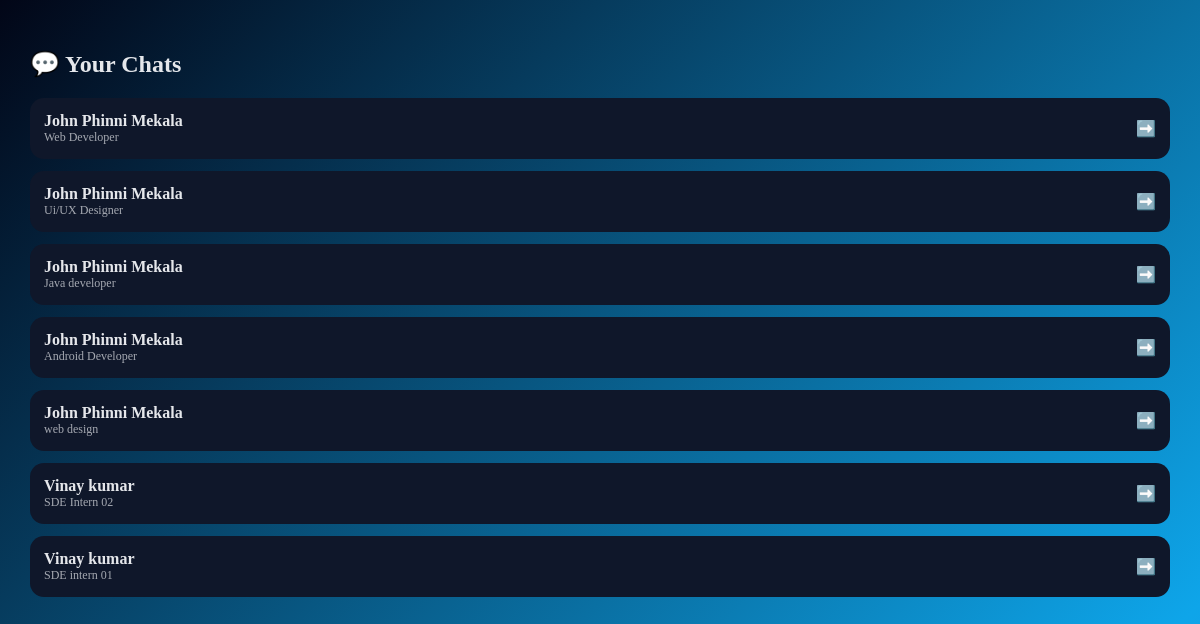
Screenshot of /chats/ (signed in) with the database file from the repository.
### marketplace/models.py (models this page shows, shortened)
class Conversation(models.Model):
    recruiter = models.ForeignKey(
        User, on_delete=models.CASCADE, related_name="recruiter_conversations"
    )
    freelancer = models.ForeignKey(
        User, on_delete=models.CASCADE, related_name="freelancer_conversations"
    )
    job = models.ForeignKey(Job, on_delete=models.CASCADE)
    created_at = models.DateTimeField(auto_now_add=True)

class User(AbstractUser):
    ROLE_CHOICES = (
        ('client', 'client'),
        ('freelancer', 'Freelancer'),
    )
    role = models.CharField(max_length=20, choices=ROLE_CHOICES)

class Job(models.Model):
    STATUS_CHOICES = (
        ('open', 'Open'),
        ('in_progress', 'In Progress'),
        ('completed', 'Completed'),
        ('cancelled', 'Cancelled'),
    )
    client = models.ForeignKey(User, on_delete=models.CASCADE, related_name='jobs')
    title = models.CharField(max_length=200)
    description = models.TextField()
    budget_min = models.DecimalField(max_digits=10, decimal_places=2)
    budget_max = models.DecimalField(max_digits=10, decimal_places=2)
    created_at = models.DateTimeField(auto_now_add=True)
    status = models.CharField(max_length=20, choices=STATUS_CHOICES, default='open')

### marketplace/views.py (the view)
# urls.py: path("chats/", views.chat_list, name="chat_list"),
@login_required
def chat_list(request):
    user = request.user
    if user.role == "client":  # recruiter
        conversations = Conversation.objects.filter(
            recruiter=user
        ).select_related("freelancer", "job")
    else:  # freelancer
        conversations = Conversation.objects.filter(
            freelancer=user
        ).select_related("recruiter", "job")
    return render(request, "marketplace/chat_list.html", {
        "conversations": conversations
    })

### marketplace/templates/marketplace/chat_list.html (shortened to what this page needs)
<!DOCTYPE html>
<html>
<head>
</head>
<body>
<h2>💬 Your Chats</h2>
{% for c in conversations %}
  <a href="{% url 'chat_room' c.id %}" style="text-decoration:none;color:inherit">
    <div class="chat-card">
      <div>
        <div class="name">
          {% if request.user == c.recruiter %}
            {{ c.freelancer.first_name|default:"Freelancer" }}
          {% else %}
            {{ c.recruiter.first_name|default:"Recruiter" }}
          {% endif %}
        </div>
        <div class="job">{{ c.job.title }}</div>
      </div>
      <div>➡️</div>
    </div>
  </a>
{% empty %}
  <p>No chats yet.</p>
{% endfor %}
</body>
</html>

### marketplace/templates/marketplace/chat_list.html (style rules this page uses)
body { min-height: 100vh; background: linear-gradient(135deg, #020617, #0ea5e9, #6366f1, #22c55e, #f97316); background-size: 350% 350%; animation: bgMove 18s ease infinite; color: #e5e7eb; justify-content: center; margin:0; padding: 30px; font-family: Poppins; }
.chat-card { background: #0f172a; border-radius: 14px; padding: 14px; margin-bottom: 12px; display: flex; justify-content: space-between; align-items: center; cursor: pointer; transition: .2s; }
.name { font-weight: 600; }
.job { font-size: 12px; opacity: .7; }

### rows the page displays
Conversation: freelancer.first_name "John Phinni Mekala", job "Web Developer"
Conversation: freelancer.first_name "John Phinni Mekala", job "Ui/UX Designer"
Conversation: freelancer.first_name "John Phinni Mekala", job "Java developer"
Conversation: freelancer.first_name "John Phinni Mekala", job "Android Developer"
Conversation: freelancer.first_name "John Phinni Mekala", job "web design"
Conversation: freelancer.first_name "Vinay kumar", job "SDE Intern 02"
Conversation: freelancer.first_name "Vinay kumar", job "SDE intern 01"
